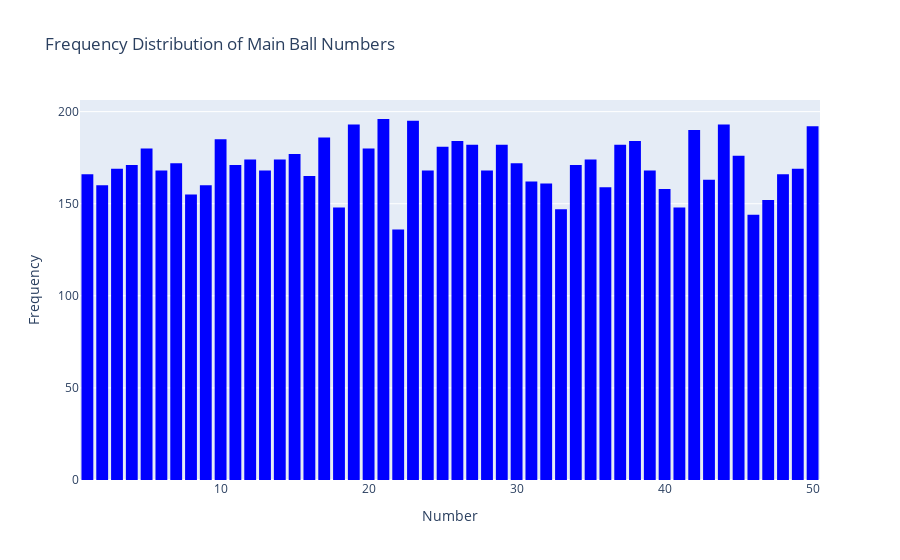
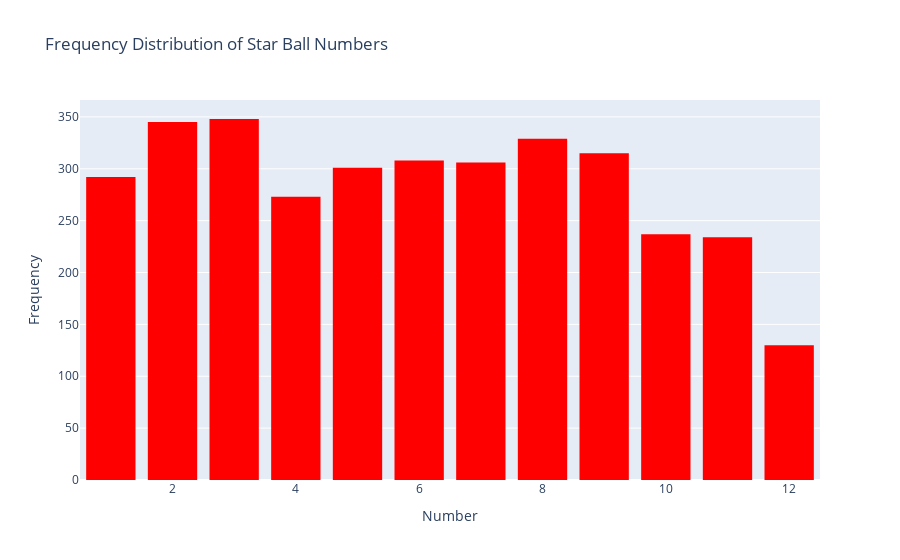

The notebook cell these images were saved under, in order:
### Markdown cell above
#### 主球/星号 号码出现频率

### Code cell
# 合并所有主球号码和星号球号码
main_balls = df[['boule_1', 'boule_2', 'boule_3', 'boule_4', 'boule_5']].values.flatten()
star_balls = df[['etoile_1', 'etoile_2']].values.flatten()

# 绘制主球号码的频率分布
fig_main = go.Figure()
fig_main.add_trace(go.Histogram(x=main_balls, nbinsx=50, marker_color='blue', name='Main Balls'))
fig_main.update_layout(
    title_text='Frequency Distribution of Main Ball Numbers',
    xaxis_title_text='Number',
    yaxis_title_text='Frequency',
    bargap=0.2,  # 间距
)
fig_main.show()

# 绘制星号球号码的频率分布
fig_star = go.Figure()
fig_star.add_trace(go.Histogram(x=star_balls, nbinsx=12, marker_color='red', name='Star Balls'))
fig_star.update_layout(
    title_text='Frequency Distribution of Star Ball Numbers',
    xaxis_title_text='Number',
    yaxis_title_text='Frequency',
    bargap=0.2,  # 间距
)
fig_star.show()

### Figure 1 — Plotly figure (JSON) as saved in the notebook; plotly's stock layout.template omitted (floating-point values rounded to 4 significant figures; data arrays with more than 128 entries replaced by an {"elided": "..."} marker saying what was removed)
{"data": [{"marker": {"color": "blue"}, "name": "Main Balls", "nbinsx": 50, "type": "histogram", "x": {"elided": "8545 int values"}}], "layout": {"bargap": 0.2, "title": {"text": "Frequency Distribution of Main Ball Numbers"}, "xaxis": {"title": {"text": "Number"}}, "yaxis": {"title": {"text": "Frequency"}}}}

### Figure 2 — Plotly figure (JSON) as saved in the notebook; plotly's stock layout.template omitted (floating-point values rounded to 4 significant figures; data arrays with more than 128 entries replaced by an {"elided": "..."} marker saying what was removed)
{"data": [{"marker": {"color": "red"}, "name": "Star Balls", "nbinsx": 12, "type": "histogram", "x": {"elided": "3418 int values"}}], "layout": {"bargap": 0.2, "title": {"text": "Frequency Distribution of Star Ball Numbers"}, "xaxis": {"title": {"text": "Number"}}, "yaxis": {"title": {"text": "Frequency"}}}}
